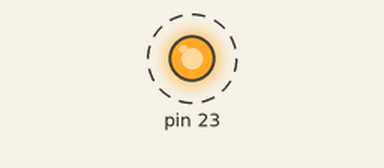
Recording of a sketch running on a simulated Arduino Uno, built with avr-gcc and run on an emulated ATmega328P. Shown: output pins drawn as LEDs (lit = HIGH). Dashed ring = blinking.

Above: at 0.5 s.
Timing chart, 0 to 4.6 s (numbered marks = the images above):
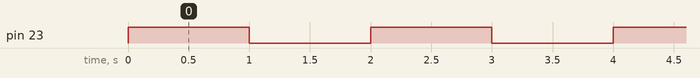

Measured:
- by itself, pin 23: alternates HIGH for 1.0 s and LOW for 1.0 s

The sketch:

Normal2Hz.ino
```cpp
 // 21-02-2019

// Alejandro Rodriguez - 158192
// Marco Mendoza - 144360


void setup(){

  cli();

  DDRB |= 1 << DDB7; // initialize the digital pin as an output.
  PORTB |= 1 << PORTB7; //initialize output as high

  TCCR1A = 0;
  TCCR1B = B00000101; // CLKio/1024
  //TCCR1B |= 1 << CS12; //lo mismo
  //TCCR1B |= 1 << CS10;

  TCNT1H = 0xC2; //2**16 - 16M/1024 = 49911
  TCNT1L = 0xF7;

  TIMSK1 = B00000001; // Timer/Counter1 Overflow Interrupt Enable
  //TIMSK1 |=  1 << TOIE1; //lo mismo

  sei();
}

void loop(){
}

ISR(TIMER1_OVF_vect){
  //PORTB = 0x05
  asm volatile(
    "sbis 0x05, 7    \n\t"
    "rjmp on         \n\t"
    "cbi  0x05, 7    \n\t"
    "sbic 0x05, 7    \n\t"
    "on: sbi 0x05, 7 \n\t"
   );

  TCNT1H = 0xC2;
  TCNT1L = 0xF7;
}
```
